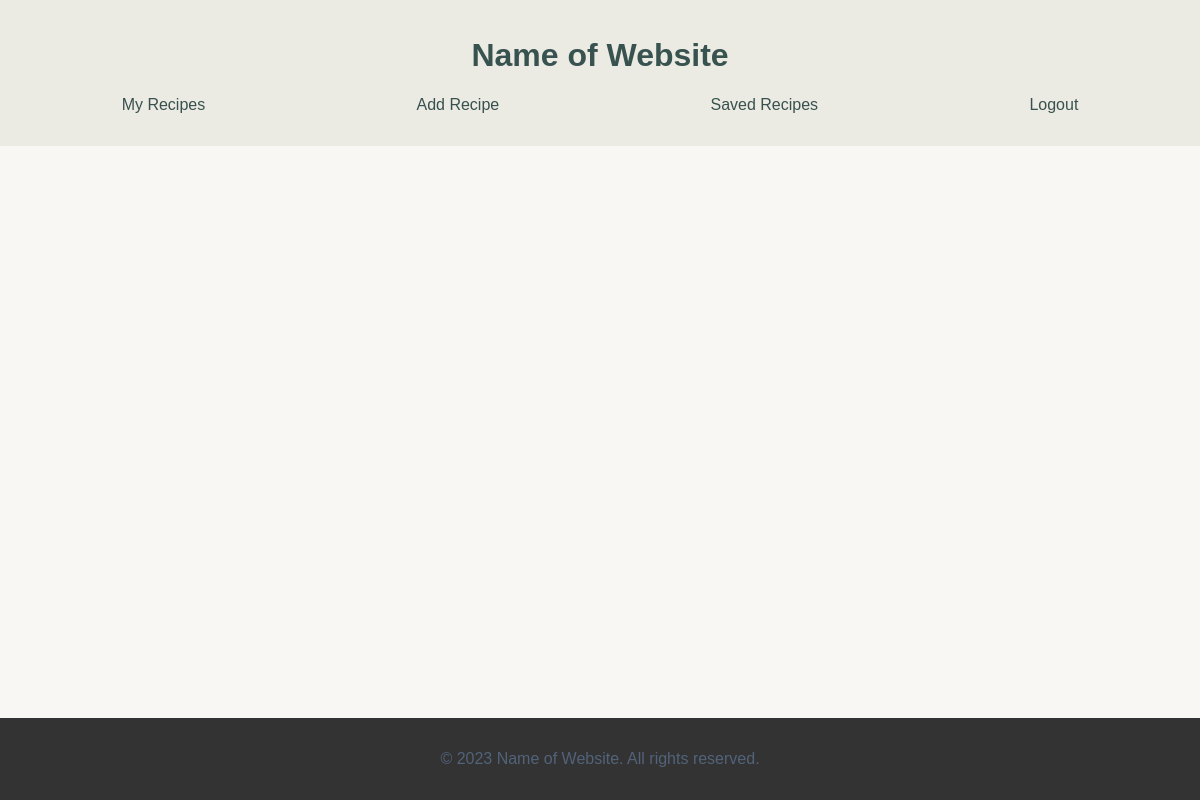
The app's page /saved-recipes (signed in), older data.
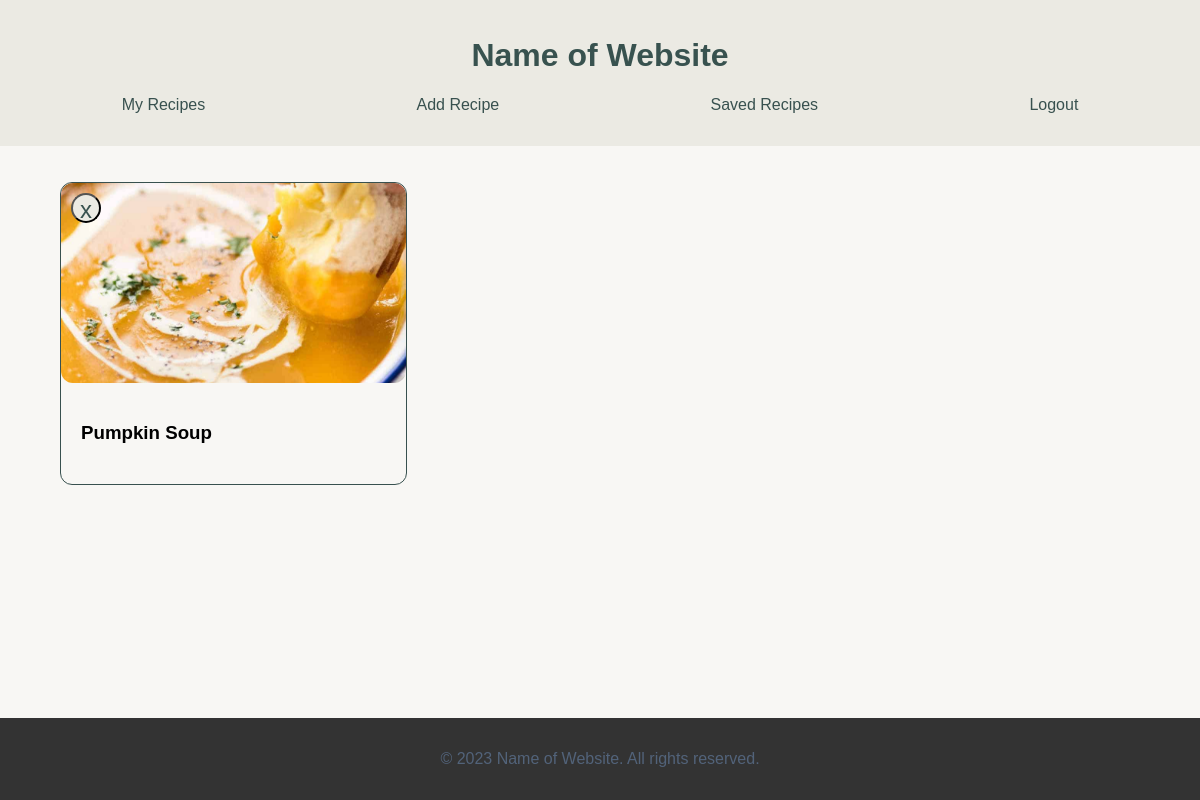
The same page, newer data.
### recipemain/model.py (models this page shows)
class Recipe(db.Model):
    id = db.Column(db.Integer, primary_key=True, autoincrement=True)
    title = db.Column(db.String(64), nullable=False)
    description = db.Column(db.Text, nullable=False)
    time = db.Column(db.Integer, nullable=False) # seconds
    persons = db.Column(db.Integer, nullable=False)
    is_saved = db.Column(db.Boolean, default=False)
    user_id = db.Column(db.Integer, db.ForeignKey("user.id"), nullable=False)
    user = db.relationship('User', back_populates='recipes')
    ingredients = db.relationship('Ingredient', back_populates='recipe')
    q_ingredients = db.relationship('Q_Ingredient', back_populates='recipe')
    steps = db.relationship('Step', back_populates='recipe')
    ratings = db.relationship('Rating', back_populates='recipe')
    photos = db.relationship('Photo', back_populates='recipe')

class Photo(db.Model):
    id = db.Column(db.Integer, primary_key=True, autoincrement=True)
    recipe_id = db.Column(db.Integer, db.ForeignKey("recipe.id"))
    recipe = db.relationship('Recipe', back_populates='photos')
    user_id = db.Column(db.Integer, db.ForeignKey("user.id"))
    user = db.relationship('User', back_populates='photos')
    file_extension = db.Column(db.String(8), nullable=False)

### recipemain/main.py (the view)
@bp.route("/saved-recipes")
@flask_login.login_required
def saved_recipes():
    saved_recipes = model.Recipe.query.filter(model.Recipe.is_saved == True).all()
    return render_template("main/saved_recipes.html", recipes=saved_recipes)

### recipemain/__init__.py (called while the page is built)
def create_app(test_config=None):
    app = Flask(__name__)
    app.config["SECRET_KEY"] = "93220d9b340cf9a6c39bac99cce7daf220167498f91fa"
    app.config["SQLALCHEMY_DATABASE_URI"] = "sqlite:///recipemain.db"
    migrate = Migrate(app, db)
    login_manager = LoginManager()
    login_manager.login_view = 'auth.login'
    login_manager.init_app(app)
    from . import model
    @login_manager.user_loader
    def load_user(user_id):
        return db.session.get(model.User, int(user_id))
    from . import main
    from . import auth
    db.init_app(app)
    app.register_blueprint(auth.bp)
    app.register_blueprint(main.bp)
    return app

### recipemain/templates/main/saved_recipes.html (shortened to what this page needs)
<body>
    {% extends 'base.html' %}
    {% block content %}
    <div class="home-container">
        <div class="saved-grid-container">
            <ul class="saved-cards">
                {% for recipe in recipes %}
                    {% include 'recipe_grid_template.html' %}
                {% endfor %}
            </ul>
        </div>
    </div>
    {% endblock %}

### recipemain/templates/recipe_grid_template.html (shortened to what this page needs)
<div class="saved-card">
    <div class="delete-wrapper">
        <form action="{{ url_for('main.saved_recipe_delete', recipe_id=recipe.id) }}" method="POST" >
            <button class="delete-button" type="submit" name="delete">x</button>
        </form>
    </div>
    <div class="saved-card-image-container">
        {% if recipe.photos %}
        {% set photo = recipe.photos[0] %}
        <img class="card-image" src="{{ url_for('static', filename='photos/photo-' ~ photo.id ~ '.' ~ photo.file_extension) }}" width="300" height="200">
        {% endif %}
    </div>
    <div class="saved-card-content">
      <h3 class="saved-card-title">
        {{ recipe.title }}
      </h3>
    </div>
</div>

Row changes from the older to the newer data that the page shows:
now on this page (row edited): Recipe: file_extension (picture), title "Pumpkin Soup"
